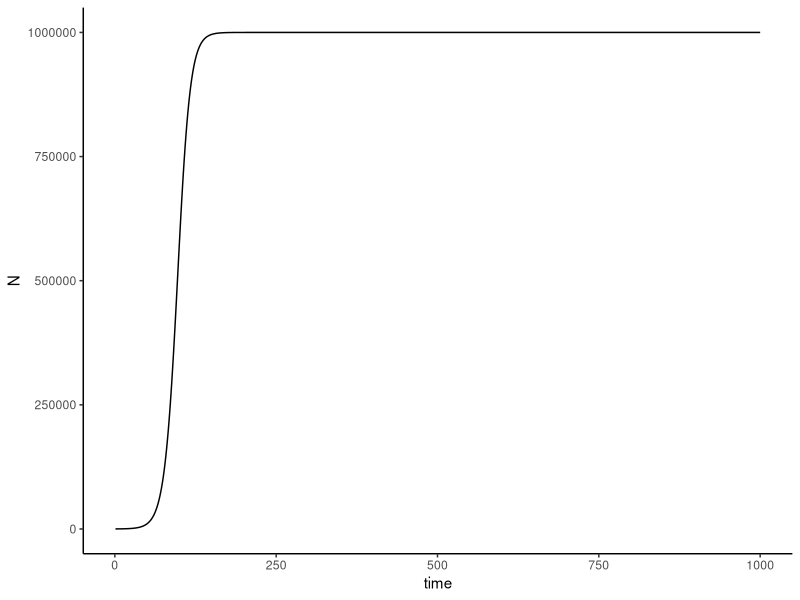
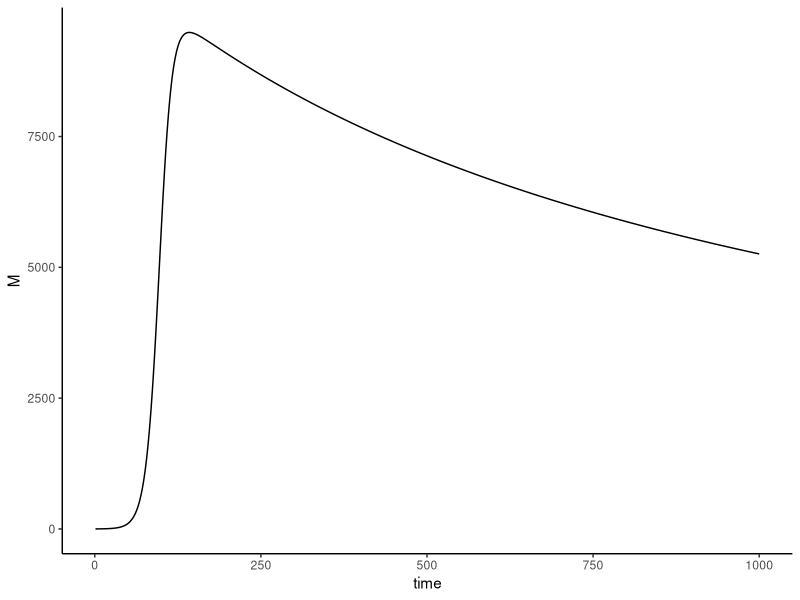
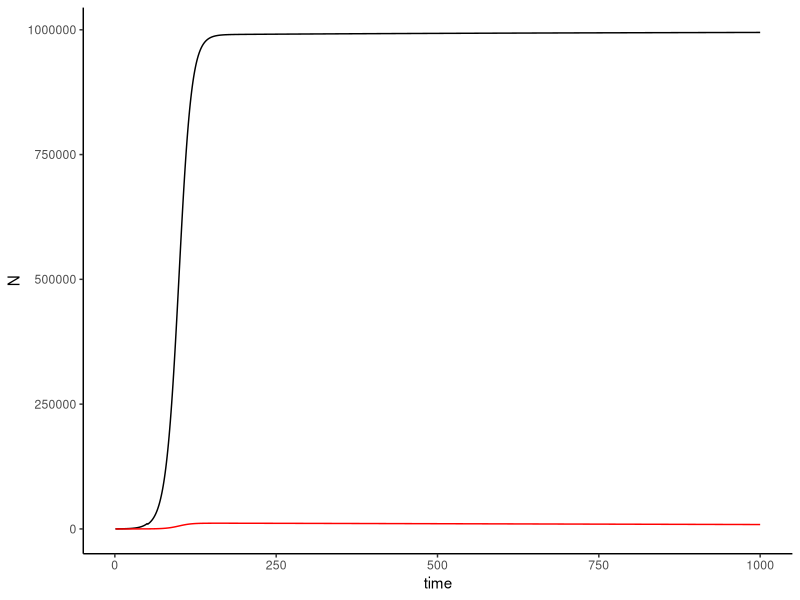

Write R code to recreate these figures, in order.
##Generate a script that simulates growth of the two sub-populations in the tumor to equilibrium followed by drug treatment. 
##Input basic information
timesteps=1000
r=0.1
K=1000000
N0=100
M0=1

#vectors to store 
NsEvents=numeric(length=timesteps)
NsEvents[1]=N0
MsEvents=numeric(length=timesteps)
MsEvents[1]=M0
#variable for changes in growth rate
rnc=-0.1
rmc=0.5*0.1
#Original- normal
for(t in 1:(timesteps-1)){
  NsEvents[t+1]<- NsEvents[t]+r*NsEvents[t]*(1-(NsEvents[t]+MsEvents[t])/K)  
}

#Original-mutant
for(t in 1:(timesteps-1)){
MsEvents[t+1]<- MsEvents[t]+r*MsEvents[t]*(1-(NsEvents[t]+MsEvents[t])/K)}

#plot:
library(ggplot2)
normal<-data.frame(time=1:timesteps,N=NsEvents)
ggplot(data=normal,aes(x=time,y=N))+geom_line()+theme_classic()

#I know this is wrong,but I can't find whats wrong, I would think its my equation but it looks right?

mutant<-data.frame(time=1:timesteps,M=MsEvents)
ggplot(data=mutant,aes(x=time,y=M))+geom_line()+theme_classic()
#This would help me find the equilibrium, to know when to introduce the drug
#Since, I cant figure that out, based on this I will write the rest of the code as though equilibrium occurred at t=50
#Simulation with new events- normal subpopulation
for(t in 1:(timesteps-1)){
  if(t==50){
    NsEvents[t+1] <- NsEvents[t]+rnc*NsEvents[t]*(1-(NsEvents[t]+MsEvents[t])/K)
  }
  else{
    NsEvents[t+1] <- NsEvents[t]+r*NsEvents[t]*(1-(NsEvents[t]+MsEvents[t])/K)
  }
}
#Simulation with new events-Mutant subpopulation
for(t in 1:(timesteps-1)){
  if(t==50){
    MsEvents[t+1] <- MsEvents[t]+rmc*MsEvents[t]*(1-(NsEvents[t]+MsEvents[t])/K)
  }
  else{
    MsEvents[t+1] <- MsEvents[t]+r*MsEvents[t]*(1-(NsEvents[t]+MsEvents[t])/K)
  }
}
#Plot your results using a line graph.
population<-data.frame(time=1:timesteps,N=NsEvents,M=MsEvents)
ggplot(data=population)+geom_line(aes(x=time,y=N))+geom_line(aes(x=time,y=M),col="red")+theme_classic()

